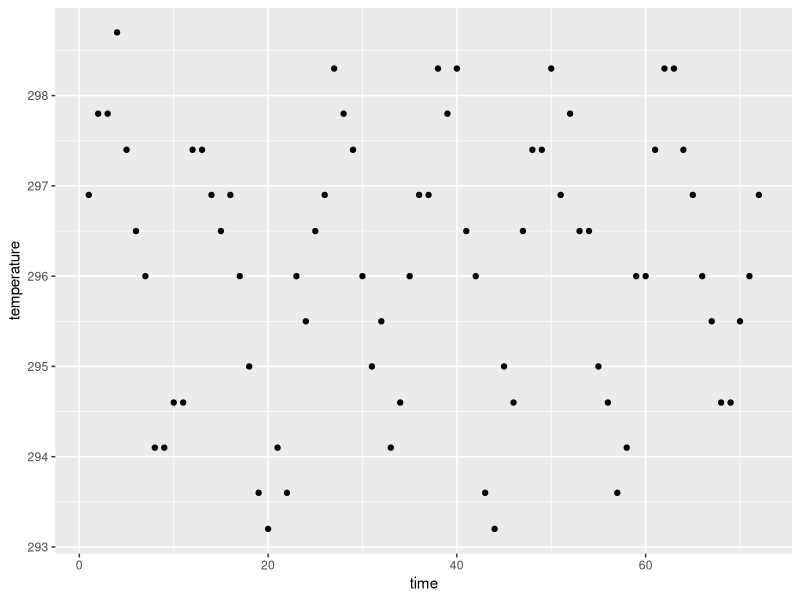
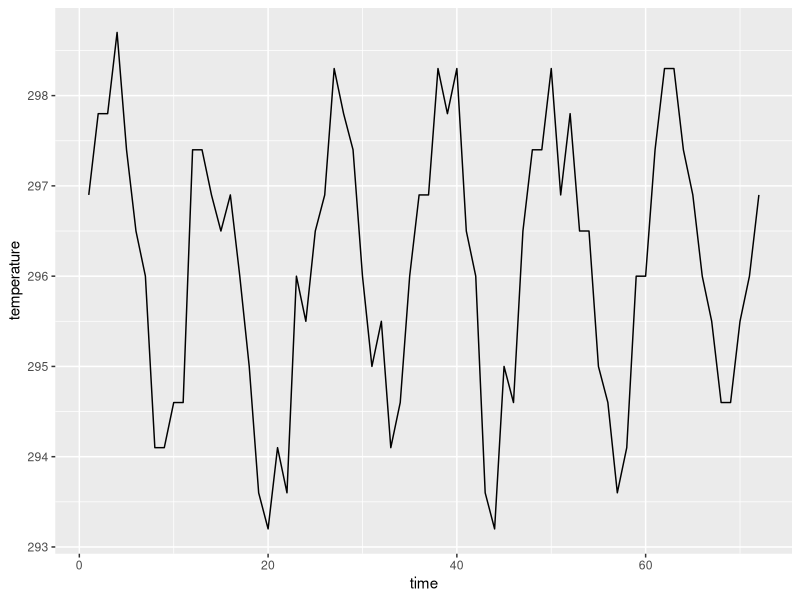
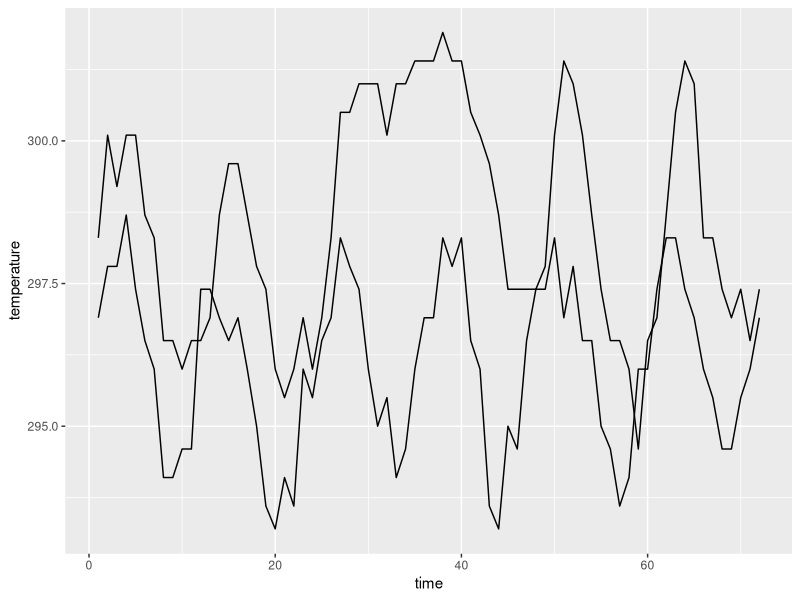

The R script that drew these images, in order:
## ---- chunk 1
knitr::opts_chunk$set(echo = TRUE)
library(tidyverse)
library(lubridate)
## ---- chunk 2
data(nasa, package="GGally")
head(nasa)
## ---- chunk 3
library(tidyverse)
nasa %>% filter(x == 1, y == 1) %>%
  ggplot(aes(x = time, y = temperature)) + geom_point()
## ---- chunk 4
nasa %>% filter(x == 1, y == 1) %>%
  ggplot(aes(x = time, y = temperature)) + geom_line()
## ---- chunk 5
nasa %>% filter(x == 1, y %in% c(1, 10)) %>%
  ggplot(aes(x = time, y = temperature, group=id)) + geom_line()
